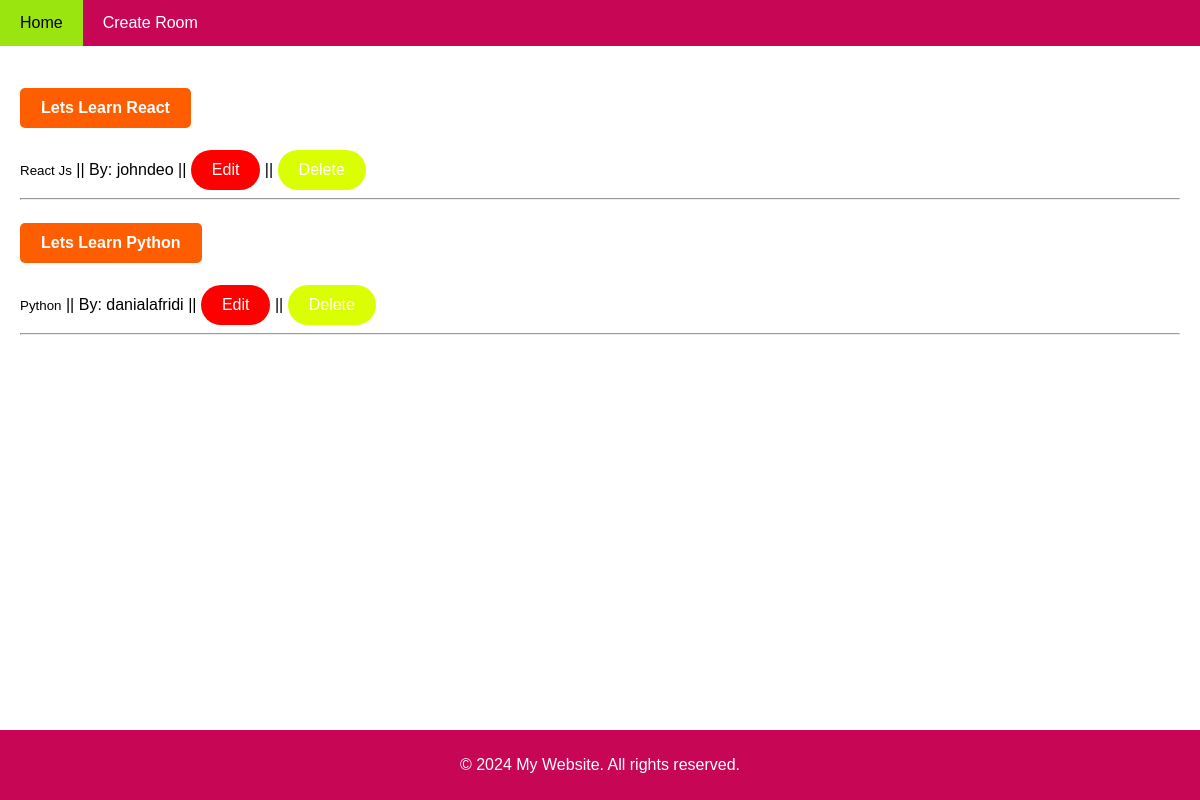
The app's page /, older data.
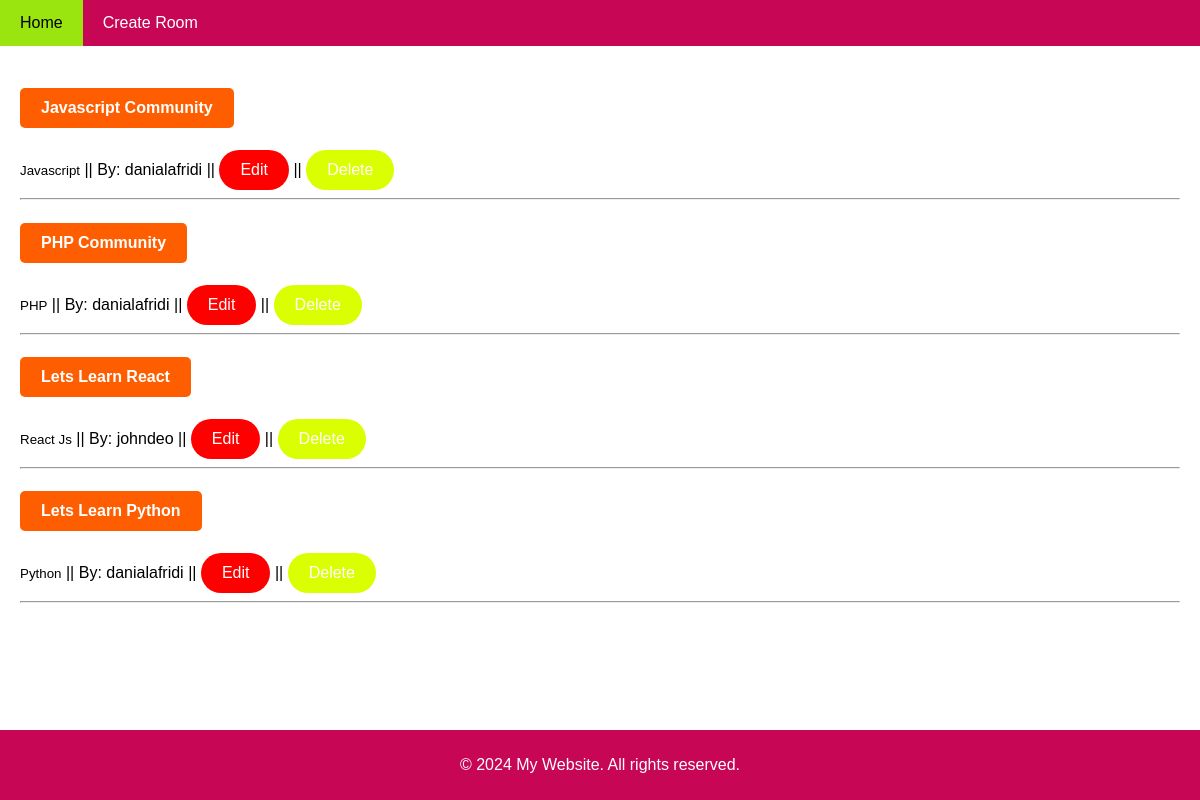
The same page, newer data.
### base/models.py (models this page shows, shortened)
class Room(models.Model):
    host = models.ForeignKey(User, on_delete=models.SET_NULL,null=True)
    topic = models.ForeignKey(Topic, on_delete=models.SET_NULL,null=True)
    name = models.CharField(max_length=100, blank=False)
    description = models.TextField(null=True, blank=True)
    updated_at = models.DateTimeField(auto_now=True)
    created_at = models.DateTimeField(auto_now_add=True)
    class Meta:
        ordering = ['-updated_at', '-created_at']

class Topic(models.Model):
    name = models.CharField(max_length=200, blank=False)
    updated_at = models.DateTimeField(auto_now=True)
    created_at = models.DateTimeField(auto_now_add=True)
    def __str__(self):
        return str(self.name)

### base/views.py (the view)
# urls.py: path('', views.home,name='home'),
def home(request):
    rooms = Room.objects.all()
    context = {'rooms':rooms}
    return render(request,'base/home.html', context)

### base/templates/base/home.html
{% extends 'main.html' %}
{% block content %}
<main class="content">
   <div>
    <div>
        {% for room in rooms%}
        <div>
            <h5><a class="btn" href="{% url 'room' room.id %}">{{room.name}}</a></h5>
            <small>{{room.topic}}</small> ||  <span >By: {{room.host.username}}</span>
            || <a class="btn-update" href="{% url 'update_room' room.id %}">Edit</a>
            || <a class="btn-delete" href="{% url 'delete_room' room.id %}">Delete</a>
            <hr>
        </div>
        {% endfor %}
    </div>
   </div>
</main>
   {% endblock %}

### templates/main.html (shortened to what this page needs)
<!DOCTYPE html>
<html lang="en">
<head>
</head>
<body>
    {% include 'navBar.html' %}
    {% block content %}
    {% endblock %}
    <div class="footer">
        <p>&copy; 2024 My Website. All rights reserved.</p>
    </div>
    </body>
    </html>

### templates/navBar.html
<div class="navbar">
<a href="{% url 'home' %}">Home</a>
<a href="{% url 'room_form' %}">Create Room</a>
</div>

### templates/main.html (style rules this page uses)
body { font-family: Arial, sans-serif; margin: 0; padding: 0; display: flex; flex-direction: column; min-height: 100vh; }
.navbar { background-color: #c70656; overflow: hidden; }
.navbar a { float: left; display: block; color: white; text-align: center; padding: 14px 20px; text-decoration: none; }
.content { flex: 1; padding: 20px; }
.footer { background-color: #c70656; color: white; text-align: center; padding: 10px 0; position: relative; bottom: 0; width: 100%; }
.btn { display: inline-block; padding: 10px 20px; font-size: 16px; font-family: Arial, sans-serif; text-align: center; text-decoration: none; color: #fff; background-color: #ff5e00; border: 1px solid transparent; border-radius: 5px; cursor: pointer; transition: background-color 0.3s, transform 0.2s; }
.btn-update { display: inline-block; padding: 10px 20px; font-size: 16px; font-family: Arial, sans-serif; text-align: center; text-decoration: none; color: #fff; background-color: #ff0000; border: 1px solid transparent; border-radius: 25px; cursor: pointer; transition: background-color 0.3s, transform 0.2s; }
.btn-delete { display: inline-block; padding: 10px 20px; font-size: 16px; font-family: Arial, sans-serif; text-align: center; text-decoration: none; color: #fff; background-color: #d9ff00; border: 1px solid transparent; border-radius: 25px; cursor: pointer; transition: background-color 0.3s, transform 0.2s; }

Row changes from the older to the newer data that the page shows:
added Room: name "Javascript Community", topic "Javascript", host.username "danialafridi"
added Room: name "PHP Community", topic "PHP", host.username "danialafridi"
